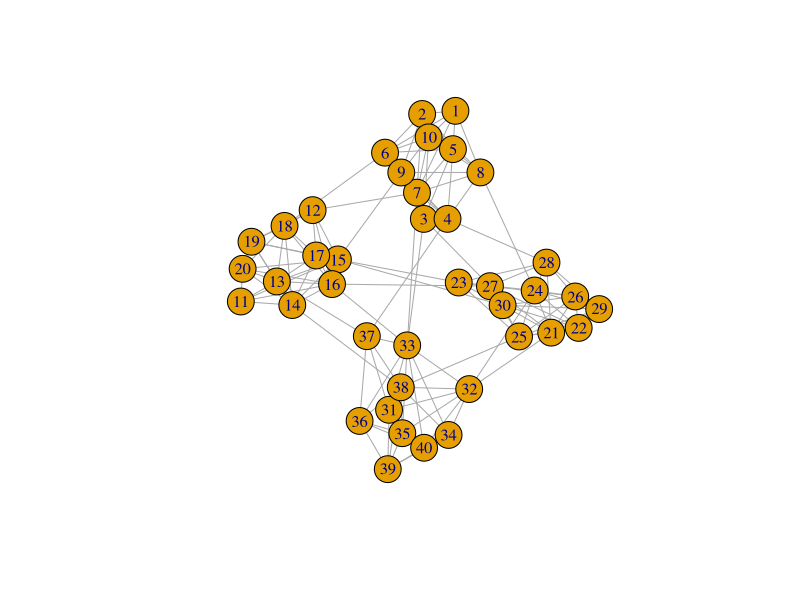

The R script that drew this image:
library(tidygraph)


### Name: component_games
### Title: Graph games based on connected components
### Aliases: component_games play_blocks play_blocks_hierarchy play_islands
###   play_smallworld

### ** Examples

plot(play_islands(4, 10, 0.7, 3))
